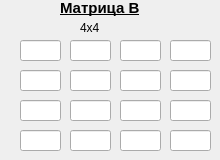
   <widget class="QWidget" name="tabWidgetPage2_2">
    <attribute name="title">
     <string>4х4</string>
    </attribute>
    <widget class="QLabel" name="label_7">
     <property name="geometry">
      <rect>
       <x>80</x>
       <y>20</y>
       <width>21</width>
       <height>16</height>
      </rect>
     </property>
     <property name="text">
      <string>4х4</string>
     </property>
    </widget>
    <widget class="QLabel" name="label_8">
     <property name="geometry">
      <rect>
       <x>60</x>
       <y>0</y>
       <width>91</width>
       <height>16</height>
      </rect>
     </property>
     <property name="font">
      <font>
       <family>Arial</family>
       <pointsize>11</pointsize>
       <weight>75</weight>
       <bold>true</bold>
       <underline>true</underline>
      </font>
     </property>
     <property name="text">
      <string>Матрица В</string>
     </property>
    </widget>
    <widget class="QLineEdit" name="lineEdit_68">
     <property name="geometry">
      <rect>
       <x>20</x>
       <y>40</y>
       <width>41</width>
       <height>21</height>
      </rect>
     </property>
     <property name="font">
      <font>
       <family>a_LCDNova</family>
      </font>
     </property>
    </widget>
    <widget class="QLineEdit" name="lineEdit_69">
     <property name="geometry">
      <rect>
       <x>70</x>
       <y>40</y>
       <width>41</width>
       <height>21</height>
      </rect>
     </property>
     <property name="font">
      <font>
       <family>a_LCDNova</family>
      </font>
     </property>
    </widget>
    <widget class="QLineEdit" name="lineEdit_70">
     <property name="geometry">
      <rect>
       <x>120</x>
       <y>40</y>
       <width>41</width>
       <height>21</height>
      </rect>
     </property>
     <property name="font">
      <font>
       <family>a_LCDNova</family>
      </font>
     </property>
    </widget>
    <widget class="QLineEdit" name="lineEdit_71">
     <property name="geometry">
      <rect>
       <x>170</x>
       <y>40</y>
       <width>41</width>
       <height>21</height>
      </rect>
     </property>
     <property name="font">
      <font>
       <family>a_LCDNova</family>
      </font>
     </property>
    </widget>
    <widget class="QLineEdit" name="lineEdit_72">
     <property name="geometry">
      <rect>
       <x>20</x>
       <y>70</y>
       <width>41</width>
       <height>21</height>
      </rect>
     </property>
     <property name="font">
      <font>
       <family>a_LCDNova</family>
      </font>
     </property>
    </widget>
    <widget class="QLineEdit" name="lineEdit_73">
     <property name="geometry">
      <rect>
       <x>70</x>
       <y>70</y>
       <width>41</width>
       <height>21</height>
      </rect>
     </property>
     <property name="font">
      <font>
       <family>a_LCDNova</family>
      </font>
     </property>
    </widget>
    <widget class="QLineEdit" name="lineEdit_74">
     <property name="geometry">
      <rect>
       <x>120</x>
       <y>70</y>
       <width>41</width>
       <height>21</height>
      </rect>
     </property>
     <property name="font">
      <font>
       <family>a_LCDNova</family>
      </font>
     </property>
    </widget>
    <widget class="QLineEdit" name="lineEdit_75">
     <property name="geometry">
      <rect>
       <x>170</x>
       <y>70</y>
       <width>41</width>
       <height>21</height>
      </rect>
     </property>
     <property name="font">
      <font>
       <family>a_LCDNova</family>
      </font>
     </property>
    </widget>
    <widget class="QLineEdit" name="lineEdit_76">
     <property name="geometry">
      <rect>
       <x>20</x>
       <y>100</y>
       <width>41</width>
       <height>21</height>
      </rect>
     </property>
     <property name="font">
      <font>
       <family>a_LCDNova</family>
      </font>
     </property>
    </widget>
    <widget class="QLineEdit" name="lineEdit_77">
     <property name="geometry">
      <rect>
       <x>70</x>
       <y>100</y>
       <width>41</width>
       <height>21</height>
      </rect>
     </property>
     <property name="font">
      <font>
       <family>a_LCDNova</family>
      </font>
     </property>
    </widget>
    <widget class="QLineEdit" name="lineEdit_78">
     <property name="geometry">
      <rect>
       <x>120</x>
       <y>100</y>
       <width>41</width>
       <height>21</height>
      </rect>
     </property>
     <property name="font">
      <font>
       <family>a_LCDNova</family>
      </font>
     </property>
    </widget>
    <widget class="QLineEdit" name="lineEdit_79">
     <property name="geometry">
      <rect>
       <x>170</x>
       <y>100</y>
       <width>41</width>
       <height>21</height>
      </rect>
     </property>
     <property name="font">
      <font>
       <family>a_LCDNova</family>
      </font>
     </property>
    </widget>
    <widget class="QLineEdit" name="lineEdit_80">
     <property name="geometry">
      <rect>
       <x>20</x>
       <y>130</y>
       <width>41</width>
       <height>21</height>
      </rect>
     </property>
     <property name="font">
      <font>
       <family>a_LCDNova</family>
      </font>
     </property>
    </widget>
    <widget class="QLineEdit" name="lineEdit_81">
     <property name="geometry">
      <rect>
       <x>70</x>
       <y>130</y>
       <width>41</width>
       <height>21</height>
      </rect>
     </property>
     <property name="font">
      <font>
       <family>a_LCDNova</family>
      </font>
     </property>
    </widget>
    <widget class="QLineEdit" name="lineEdit_82">
     <property name="geometry">
      <rect>
       <x>120</x>
       <y>130</y>
       <width>41</width>
       <height>21</height>
      </rect>
     </property>
     <property name="font">
      <font>
       <family>a_LCDNova</family>
      </font>
     </property>
    </widget>
    <widget class="QLineEdit" name="lineEdit_83">
     <property name="geometry">
      <rect>
       <x>170</x>
       <y>130</y>
       <width>41</width>
       <height>21</height>
      </rect>
     </property>
     <property name="font">
      <font>
       <family>a_LCDNova</family>
      </font>
     </property>
    </widget>
   </widget>
